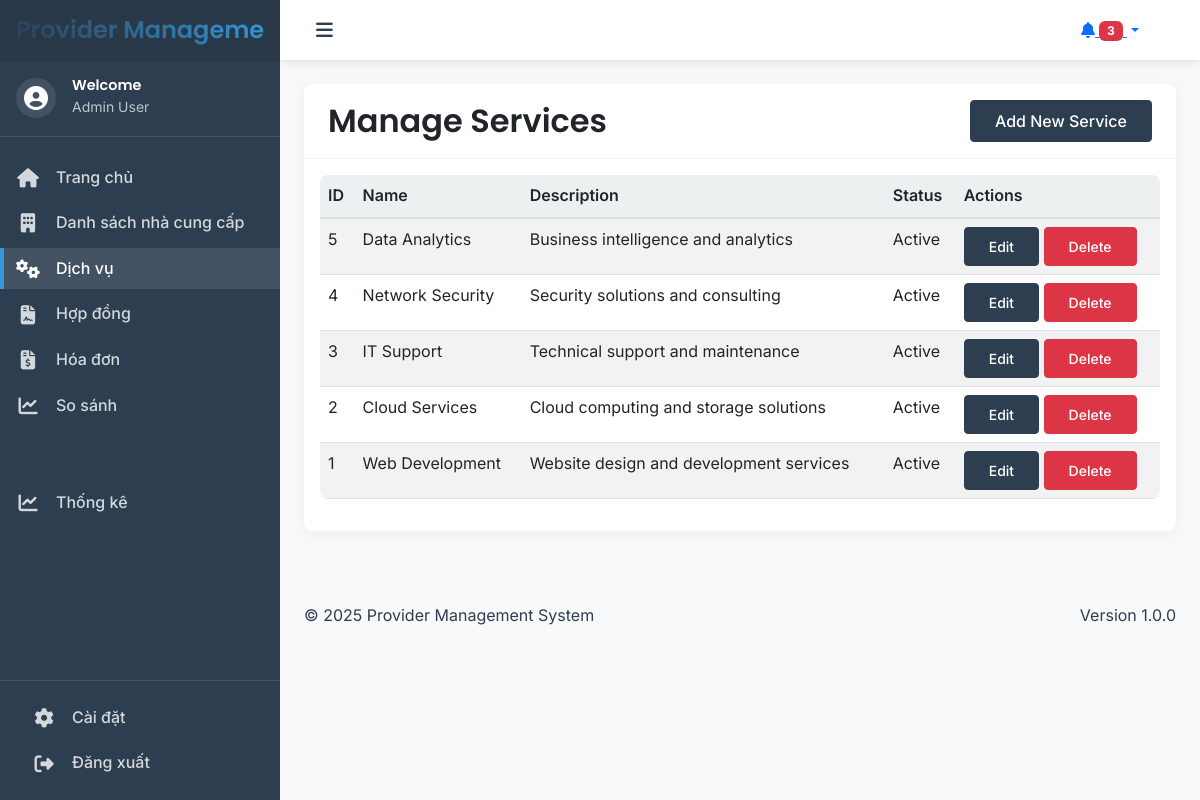
/services.php, run on the app's committed database.
### tables this page shows
CREATE TABLE IF NOT EXISTS Services (
    id INT PRIMARY KEY AUTO_INCREMENT,
    name VARCHAR(100) NOT NULL,
    des VARCHAR(255),
    status VARCHAR(50),
    createDate DATETIME DEFAULT CURRENT_TIMESTAMP,
    updateDate DATETIME DEFAULT CURRENT_TIMESTAMP ON UPDATE CURRENT_TIMESTAMP
);

### services.php (the view, shortened to what this page needs)
<?php
require_once 'config/database.php';
$stmt = $conn->query("SELECT * FROM Services ORDER BY id DESC");
$services = $stmt->fetchAll(PDO::FETCH_ASSOC);
include 'includes/header.php';
?>
<div class="container-fluid">
    <div class="row">
        <div class="col-md-12">
            <div class="card">
                <div class="card-header d-flex justify-content-between align-items-center">
                    <h2 class="mb-0">Manage Services</h2>
                    <button type="button" class="btn btn-primary" data-bs-toggle="modal" data-bs-target="#addServiceModal">
                        Add New Service
                    </button>
                </div>
                <div class="card-body">
                    <div class="table-responsive">
                        <table class="table table-striped">
                            <thead>
                                <tr>
                                    <th>ID</th>
                                    <th>Name</th>
                                    <th>Description</th>
                                    <th>Status</th>
                                    <th>Actions</th>
                                </tr>
                            </thead>
                            <tbody>
                                <?php foreach ($services as $service): ?>
                                <tr>
                                    <td><?php echo htmlspecialchars($service['id']); ?></td>
                                    <td><?php echo htmlspecialchars($service['name']); ?></td>
                                    <td><?php echo htmlspecialchars($service['des']); ?></td>
                                    <td><?php echo htmlspecialchars($service['status']); ?></td>
                                    <td>
                                        <button type="button" class="btn btn-sm btn-primary"
                                                onclick="editService(<?php echo htmlspecialchars(json_encode($service)); ?>)">
                                            Edit
                                        </button>
                                        <button type="button" class="btn btn-sm btn-danger"
                                                onclick="deleteService(<?php echo $service['id']; ?>)">
                                            Delete
                                        </button>
                                    </td>
                                </tr>
                                <?php endforeach; ?>
                            </tbody>
                        </table>
                    </div>
                </div>
            </div>
        </div>
    </div>
</div>
<?php include 'includes/footer.php'; ?>

### assets/css/styles.css (style rules this page uses)
:root { --primary-color: #2c3e50; --secondary-color: #34495e; --accent-color: #3498db; --success-color: #2ecc71; --warning-color: #f1c40f; --danger-color: #e74c3c; --light-color: #ecf0f1; --dark-color: #2c3e50; --sidebar-width: 280px; --sidebar-collapsed-width: 80px; --header-height: 60px; --body-font: "Inter", -apple-system, BlinkMacSystemFont, "Segoe UI", Roboto, sans-serif; --heading-font: "Poppins", var(--body-font); --spacing-xs: 0.25rem; --spacing-sm: 0.5rem; --spacing-md: 1rem; --spacing-lg: 1.5rem; --spacing-xl: 2rem; --border-radius-sm: 0.25rem; --border-radius-md: 0.5rem; --border-radius-lg: 1rem; --transition-fast: 0.2s ease; --transition-normal: 0.3s ease; --transition-slow: 0.5s ease; }
body { font-family: var(--body-font); line-height: 1.6; color: var(--dark-color); background-color: #f8f9fa; }
h1, h2, h3, h4, h5, h6 { font-family: var(--heading-font); font-weight: 600; margin-bottom: var(--spacing-md); }
.card { border: none; border-radius: var(--border-radius-md); box-shadow: 0 2px 15px rgba(0, 0, 0, 0.05); transition: transform var(--transition-normal), box-shadow var(--transition-normal); }
.card-header { background-color: transparent; border-bottom: 1px solid rgba(0, 0, 0, 0.05); padding: var(--spacing-md) var(--spacing-lg); }
.btn { padding: 0.5rem 1.5rem; border-radius: var(--border-radius-sm); font-weight: 500; transition: all var(--transition-fast); }
.btn-primary { background-color: var(--primary-color); border-color: var(--primary-color); }
.table { border-radius: var(--border-radius-md); overflow: hidden; }
.table thead th { background-color: var(--light-color); border-bottom: 2px solid #dee2e6; font-weight: 600; }
.fade-in { animation: fadeIn var(--transition-normal); }
.fade-in { animation: fadeIn 0.5s ease-in; }
.card { transition: transform 0.2s ease-in-out, box-shadow 0.2s ease-in-out; }
.btn-primary { transition: all 0.2s ease-in-out; }

### data on the page
services: id "5", name "Data Analytics", des "Business intelligence and analytics", status "Active"
services: id "4", name "Network Security", des "Security solutions and consulting", status "Active"
services: id "3", name "IT Support", des "Technical support and maintenance", status "Active"
services: id "2", name "Cloud Services", des "Cloud computing and storage solutions", status "Active"
services: id "1", name "Web Development", des "Website design and development services", status "Active"
